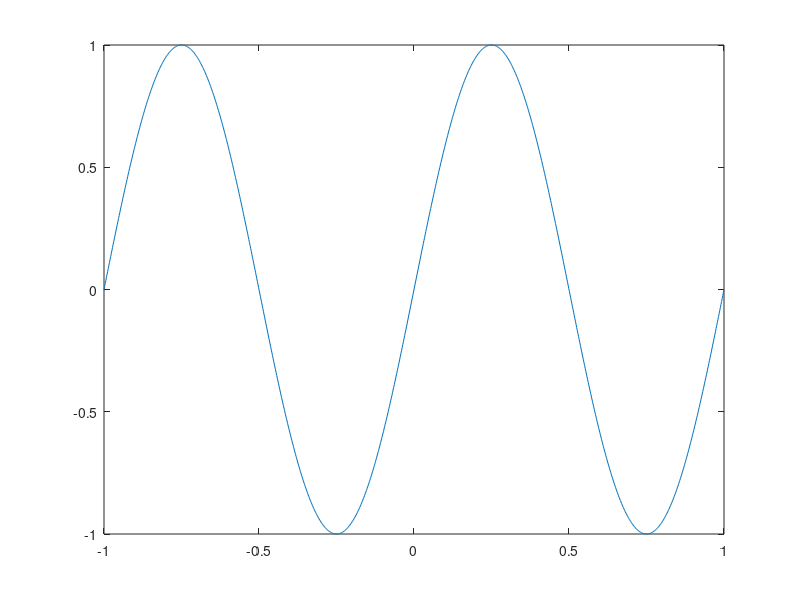

Write MATLAB code to recreate this figure. (Note: this script raises an error after producing the figure.)
clear all;clc;
t=linspace(-1,1,2^10);
func=zeros(size(t));
for freq=1:1
   func=func+sin(2*pi*freq*t);
end
figure,
plot(t,func);

a=fourierTransform(func);
